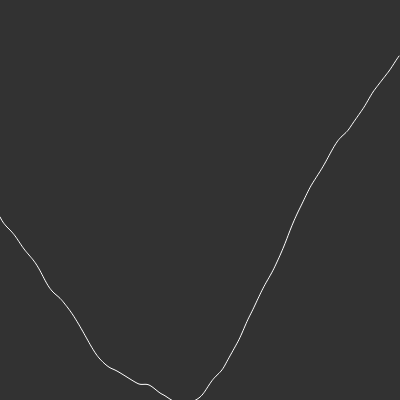
Frame 1 (no input)
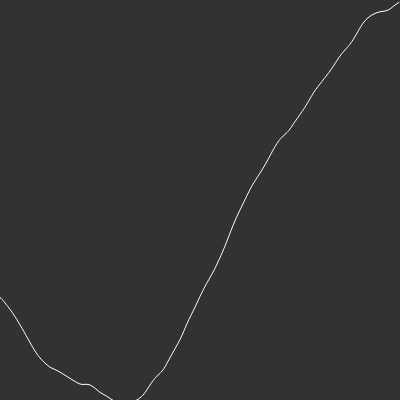
Frame 60 (no input)
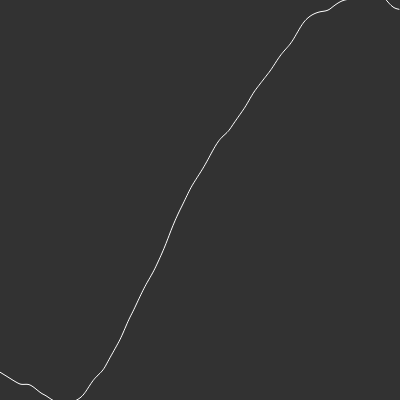
Frame 120 (the mouse pressed at the canvas centre since frame 60)

The p5.js sketch that drew these frames (run headless with seeded random() and noise() and a simulated clock; from frame 60 on, the mouse is pressed at the canvas centre):

// p5.js sketch
// ── sketch.js
// Author: PazitoPazos
// Date: 25/02/2022

// --- Tutorial ---
// -- https://www.youtube.com/watch?v=Qf4dIN99e2w
// - What is Perlin Noise?
// -- https://www.youtube.com/watch?v=YcdldZ1E9gU
// - Difference between random() and noise() -> random(min [optional], max) VS noise(smoothness)
// -- https://www.youtube.com/watch?v=y7sgcFhk6ZM
// - Graphing 1D Perlin Noise

// -- Variables --
// var xoff = 0;
// var xoff2 = 10000;
// var yoff = 0;
var inc = 0.01;
var start = 0;

function setup() {
  createCanvas(400, 400);
}

function draw() {
  background(50);

  // --- 1D Graph comparing random() vs noise() ---
  stroke(255);
  noFill();
  beginShape();
  var xoff = start;
  for (var x = 0; x < width; x++) {
    stroke(255);
    var n = map(noise(xoff), 0, 1, -50, 50); // Swap -50, 50 for 0, height ->
    var s = map(sin(xoff), -1, 1, 0, height); // -> To do a wave with a lot of noise
    var y = s + n; // Sinusoidal wave with noise
    
    // var y = random(height);
    // var y = noise(xoff)*height; // Similar to a terrain generator in 1D
    // var y = height / 2 + sin(xoff) * height / 2; // Sinusoidal wave

    vertex(x, y);
    
    xoff += inc;
  }
  endShape();

  start += inc;

  // noLoop(); // Stop looping

  // --- Prints a moving circle ---
  // -- Random --
  // var x = random(width);

  // -- Noise --
  // var x = map(noise(xoff), 0, 1, 0, width); // Maps numbers from 0 to width into 0 to 1 
  // var y = map(noise(xoff2), 0, 1, 0, height); // Moves around the square
  // var y = map(noise(yoff), 0, 1, 0, height); // Moves diagonal

  // -- Offset --
  // xoff += 0.01;
  // xoff2 += 0.01; // Moves around the square

  // yoff += 0.01; // Moves diagonal

  // -- Circle --
  // ellipse(x, y, 24, 24);
}
